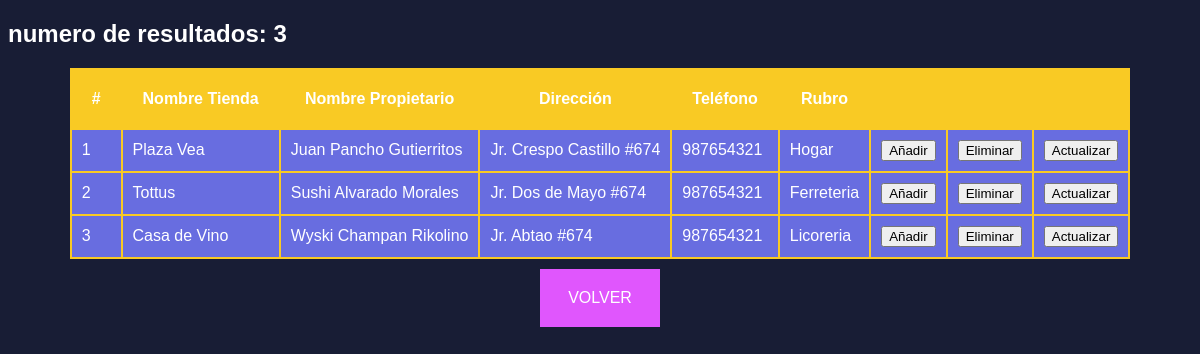
/App/Administrar_Tiendas.php, run on the app's committed database.
### tables this page shows
create table tienda(
 id_ti int(11) not null,
 nom_ti varchar(60) not null,
 nom_prop_ti varchar(60) not null,
 direc_ti varchar(45) not null,
 telf_ti varchar(9) not null,
 rubro_ti varchar(40) not null
);

### App/clases/clase_tienda.php (called while the page is built, shortened)
<?php
class tienda{
    public function MostrarTiendas()
    {
      try {
          $conexionDB = new ConexionBD();
          $conn = $conexionDB->abrirConexion();
          $sql = "SELECT t.id_ti, t.nom_ti, t.nom_prop_ti, t.direc_ti, t.telf_ti, t.rubro_ti
                  FROM tienda as t";
          $resultado = $conn->query($sql);
          return $resultado;
      } catch (Exception $e) {
          return $e->getMessage();
      }
    }
 }

### App/Administrar_Tiendas.php (the view, shortened to what this page needs)
<!DOCTYPE html>
<html lang="en" dir="ltr">
  <head>
  </head>
  <body>
  </body>
</html>
<?php
include_once "clases/clase_tienda.php";
$tienda = new tienda();
$resultado = $tienda->MostrarTiendas();
    echo "<h2>numero de resultados: ".$resultado->rowCount()."</h2>";
    echo "<table class='tabla'>
            <tr class='tabla_prin'>
                <th class='tabla_cuadro'>#</th>
                <th class='tabla_cuadro'>Nombre Tienda</th>
                <th class='tabla_cuadro'>Nombre Propietario</th>
                <th class='tabla_cuadro'>Dirección</th>
                <th class='tabla_cuadro'>Teléfono</th>
                <th class='tabla_cuadro'>Rubro</th>
                <th class='tabla_cuadro'>&nbsp;</th>
                <th class='tabla_cuadro'>&nbsp;</th>
                <th class='tabla_cuadro'>&nbsp;</th>
            </tr>";
    foreach ($resultado->fetchAll() as $k => $item) {
        echo "<tr>
                <td class='tabla_celda'>" . ($k + 1) . "</td>
                <td class='tabla_celda'>" . $item["nom_ti"] . "</td>
                <td class='tabla_celda'>" . $item["nom_prop_ti"] . "</td>
                <td class='tabla_celda'>" . $item["direc_ti"] . "</td>
                <td class='tabla_celda'>" . $item["telf_ti"] . "</td>
                <td class='tabla_celda'>" . $item["rubro_ti"] . "</td>
                <td class='tabla_celda'><form method='post' action='clases/Tiendas_Añadir.php'>
                        <input type='submit' name='submit' value='Añadir'>
                    </form>
                </td>
                <td class='tabla_celda'><form method='post' action='Eliminar_Tiendas.php'>
                        <input type='hidden' name='id_ti' value='".$item["id_ti"]."'>
                        <input type='submit' name='submit' value='Eliminar'>
                    </form>
                </td>
                <td class='tabla_celda'><form method='post' action='Actualizar_Tiendas.php'>
                        <input type='hidden' name='id_ti' value='".$item["id_ti"]."'>
                        <input type='submit' name='submit2' value='Actualizar'>
                    </form>
                </td>
              </tr>";
    }
    echo "</table>";
  ?>
  <div class="volver">
    <a href="/proyecto/index.php">VOLVER</a>
  </div>

### App/Administrar_Tiendas.php (style rules this page uses)
body { background: #181D35; font-family: sans-serif; }
.tabla { background: #f9ca24; color: #fff; margin: auto; }
.tabla_cuadro { padding: 20px; }
.tabla_celda { padding: 10px; background: #686de0; }
.volver { padding: 20px; width: 80px; background: #e056fd; margin: auto; margin-top: 10px; text-align: center; }
a { color: #fff; font-family: sans-serif; text-decoration: none; }
h2 { color: #fff; font-family: sans-serif; }

### data on the page
tienda: nom_ti "Plaza Vea", nom_prop_ti "Juan Pancho Gutierritos", direc_ti "Jr. Crespo Castillo #674", telf_ti "987654321", rubro_ti "Hogar"
tienda: nom_ti "Tottus", nom_prop_ti "Sushi Alvarado Morales", direc_ti "Jr. Dos de Mayo #674", telf_ti "987654321", rubro_ti "Ferreteria"
tienda: nom_ti "Casa de Vino", nom_prop_ti "Wyski Champan Rikolino", direc_ti "Jr. Abtao #674", telf_ti "987654321", rubro_ti "Licoreria"

### other printed values
$resultado->rowCount() "3"
